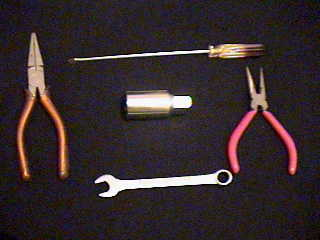
%> input picture HERRAMIENTAS.JPG, 320 x 240 px
$ octave herramientas1.m   (GNU Octave 9; MATLAB toolbox functions it lacks are replaced by stand-ins)
%> lines starting %> are read from the running program, lines starting %| are printed output that depends on the picture; in (x1, y1, x2, y2) boxes, pixels count from 0 and x2, y2 are one past the last pixel; in counts of white or black regions, pixels touching at a corner belong together; the program's own positions count from 1
Im_RGB=imread('HERRAMIENTAS.jpg');
%> Im_RGB is the input picture: size 240x320x3 uint8; mean R, G, B 53.5, 42.4, 44.8
J = rgb2gray(Im_RGB);
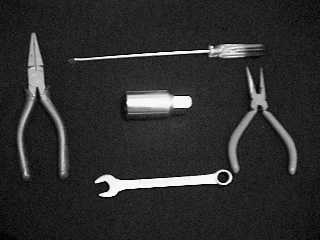
%> J: size 240x320 uint8; min 0, max 255, mean 46

%imshow(Im_RGB)
%Filtros
k = ones(3,3)/9;
Im_f = imfilter(J,k);
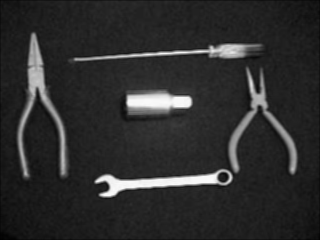
%> Im_f: size 240x320 uint8; min 1, max 251, mean 45.9
g =[1 2 1; 2 4 2; 1 2 1 ]/ 16; %Pasabajas
Im_g = imfilter(J,g);
g2 = fspecial('gaussian', [5 5],2);        %Filtro gausiiano con desv. est = 2, empleando funciones propias de matlab
Im_g2 = imfilter (J, g2);
%------------------------------------------------------------
Im_bin=im2bw(Im_g,0.6); %Binarizar imagen
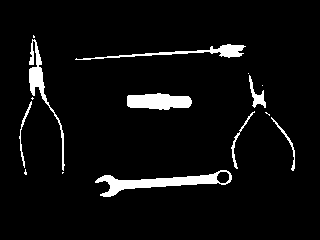
%> Im_bin: size 240x320 logical; 5.3% white; 15 white regions (7 under 20 px), largest, box (x1, y1, x2, y2) and area: (95, 170, 232, 197) 1236, (127, 93, 192, 110) 858, (29, 39, 65, 171) 694
figure, imshow(Im_bin); %siguiente figura, para que no se sobre escriba
Im_bin2=not(Im_bin); %Se invierte la imagen
figure, imshow(Im_bin2) %Se muestra la imagen inversa en otra figura
SE=strel('square',15); %strel: estructura de elemento, corresponde a un cuadro de 10x10 de puros 1's
SE2=strel('square',20);
Im_erode=imerode(Im_bin2,SE); %Se hace la erosion sobre la imagen inversa
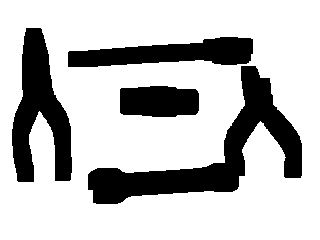
%> Im_erode: size 240x320 logical; 75.7% white; 4 black regions, box (x1, y1, x2, y2) and area: (88, 66, 302, 204) 7929, (12, 28, 72, 182) 4972, (68, 37, 253, 67) 3561, (120, 86, 199, 117) 2207
figure, imshow(Im_erode);
Im_dilate=imdilate(Im_erode,SE2); %Se hace la dilatacion con la misma estructura de elemento
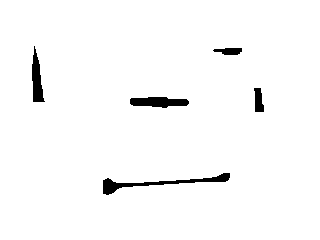
%> Im_dilate: size 240x320 logical; 97.6% white; 5 black regions, box (x1, y1, x2, y2) and area: (103, 173, 230, 195) 643, (130, 97, 189, 108) 480, (32, 46, 45, 102) 409, (254, 88, 264, 112) 181, (213, 48, 242, 55) 152
%figure,imshow(Im_dilate);
Iu= not(Im_dilate);
%figure, imshow(Iu);
Im_label=bwlabel(Iu,8);
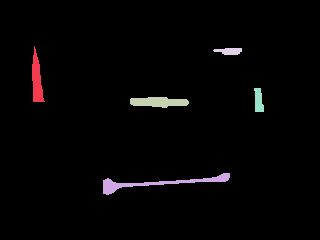
%> Im_label: size 240x320 double; 6 distinct labels, from 0 to 5; one colour per label, 0 black
n=max(max(Im_label));% Se obtiene el numero de etiquetas
%> n = 5
display(n,'El numero de letras que hay es: ');
%| 5
